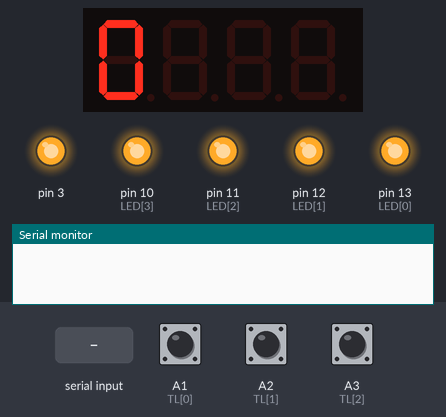
This sketch was run on a simulated Arduino Uno, built with avr-gcc and run on an emulated ATmega328P. On the bench: 4-digit seven-segment display, output pins drawn as LEDs (lit = HIGH), the last lines printed to the serial monitor. Inputs (shaded band) come from the test bench; at power-on: A1 (TL[0]) HIGH, A2 (TL[1]) HIGH, A3 (TL[2]) HIGH.

Above: at 1.2 s.
1.3 s: "90,45\n" received over Serial
At 1.9 s:
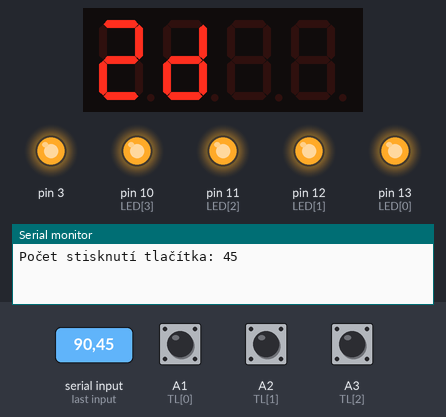
2.8 s: A1 (TL[0]) pulled LOW for 0.15 s
At 3.6 s:
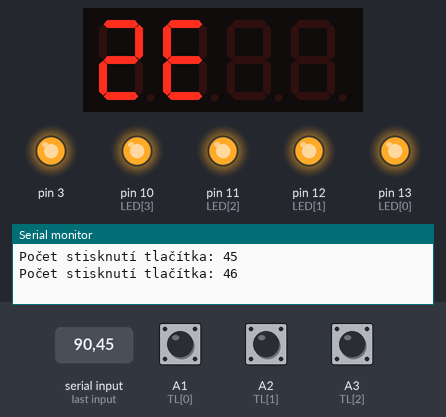
4.4 s: "200\n" received over Serial
At 5.4 s:
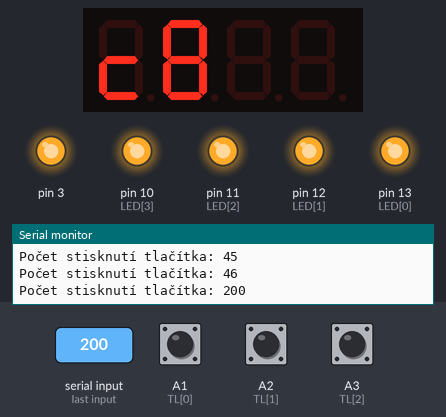
5.9 s: A2 (TL[1]) pulled LOW for 0.15 s
At 7.1 s:
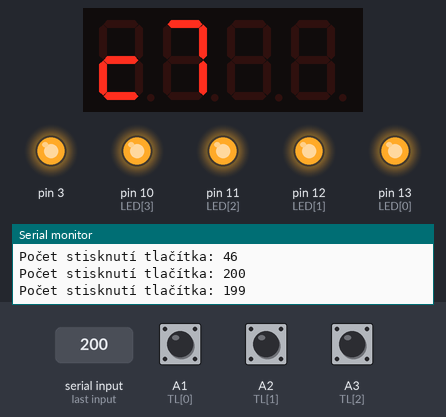
7.5 s: A2 (TL[1]) pulled LOW for 1 s
At 9.6 s:
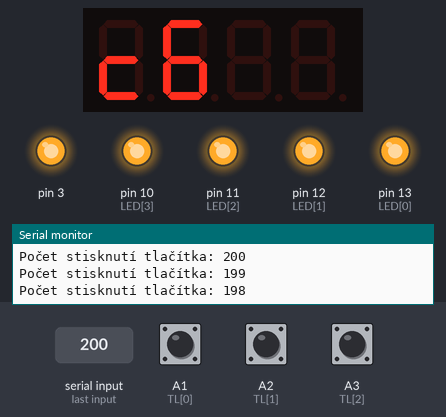
10.0 s: A3 (TL[2]) pulled LOW for 0.15 s
At 11.5 s:
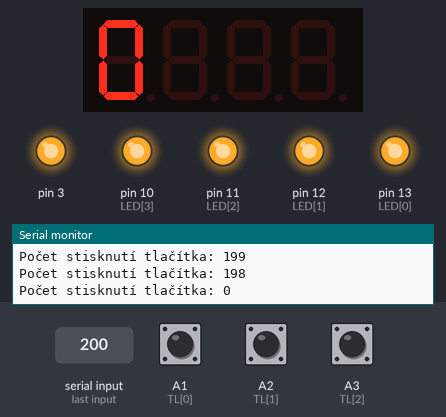
Timing chart, 0 to 12.6 s (numbered marks = the images above; inputs shaded):
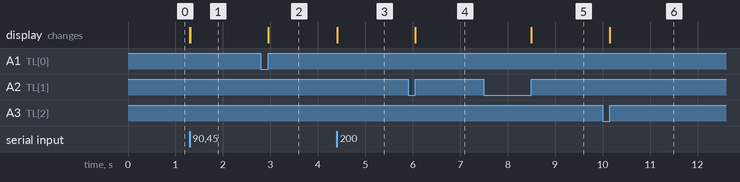

The sketch:

praxe.ino
```cpp
#include <TimerOne.h>
#include <Wire.h>
#include <MultiFuncShield.h>

const int LED[] = { 13, 12, 11, 10 };
const int TL[] = { A1, A2, A3 };
unsigned long tl_stisk = 0;

const int nabezna_hrana = 0;
const int sestupna_hrana = 1;
const int trvale_sepnuto = 2;
const int trvale_rozepnuto = 3;

int readTL(const byte tlacitko) {
  static bool sepnuto[3] = { false, false, false };
  if (!digitalRead(TL[tlacitko])) {
    if (!sepnuto[tlacitko]) {
      sepnuto[tlacitko] = true;
      return nabezna_hrana;
    } else {
      return trvale_sepnuto;
    }
  } else {
    if (sepnuto[tlacitko]) {
      sepnuto[tlacitko] = false;
      return sestupna_hrana;
    } else {
      return trvale_rozepnuto;
    }
  }
}

void setup() {
  Serial.begin(9600);
  for (byte i = 0; i < 4; i++) {
    pinMode(LED[i], OUTPUT);
    digitalWrite(LED[i], HIGH);
  }
  for (byte i = 0; i < 3; i++) {
    pinMode(TL[i], INPUT_PULLUP);
  }
  Timer1.initialize();
  MFS.initialize(&Timer1);
}

void loop() {
  cti_serial();
  cti_tl();
  vypis_na_seg();
}

void cti_tl() {
  if (readTL(0) == 1) {
    if (tl_stisk >= 65535) {
      tl_stisk = 0;
      Serial.println("Počet stisknutí tlačítka: 0");
    } else {
      Serial.print("Počet stisknutí tlačítka: ");
      Serial.println(++tl_stisk);
    }
  }
  if (readTL(1) == 1) {
    if (tl_stisk) {
      Serial.print("Počet stisknutí tlačítka: ");
      Serial.println(--tl_stisk);
    }
  }
  if (readTL(2) == 1) {
    if (tl_stisk != 0) {
      tl_stisk = 0;
      Serial.print("Počet stisknutí tlačítka: ");
      Serial.println(tl_stisk);
    } else {
      Serial.println("Počet stisknutí je už: 0");
    }
  }
}

void cti_serial() {
  if (Serial.available() > 0) {
    tl_stisk = Serial.parseInt();

    if (tl_stisk >= 65536) {
      Serial.println("Zadaný počet stisknutí je mimo rozsah!");
      tl_stisk = 0;
    }
    if (Serial.read() == '\n') {
      Serial.print("Počet stisknutí tlačítka: ");
      Serial.println(tl_stisk);
    }
  }
}

void vypis_na_seg() {
  String DisNum = String(tl_stisk, HEX);
  MFS.write(DisNum.c_str());
}
```

Measured:
- after the input at 1.3 s, the display: first changes at once (image 1 shows a later state)
- after the input at 2.8 s, the display: changes after 0.15 s (image 2)
- after the input at 4.4 s, the display: changes at once (image 3)
- after the input at 5.9 s, the display: changes after 0.15 s (image 4)
- after the input at 7.5 s, the display: changes after 1.0 s (image 5)
- after the input at 10.0 s, the display: changes after 0.15 s (image 6)
